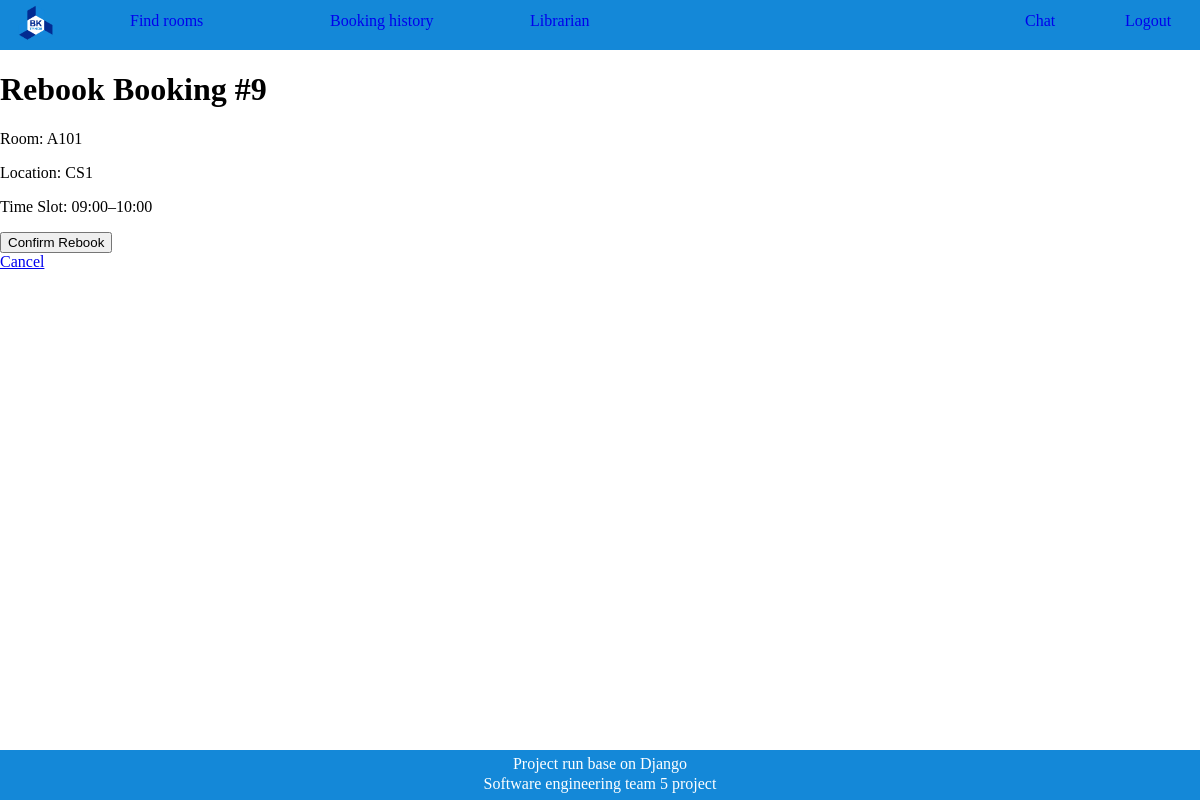
The page /book/rebook/9/ (signed in) on the database its author committed.
### librarianAdmin/models.py (models this page shows, shortened)
class BookingHistory(models.Model):
    roomID = models.CharField(max_length=10)
    location = models.CharField(max_length=10, default='LTK')  # LTK or other location
    slug = models.SlugField(
        verbose_name="Friendly URL",
        help_text="URL-friendly version of the booking info.",
        unique=True,
        blank=True  # allow it to be blank until auto-generated
    )
    date = models.DateTimeField(auto_now_add=True)
    date_booking = models.DateTimeField(default = '2025-01-01')
    person = models.ManyToManyField(Users, related_name='book')
    TIME_SLOT_CHOICES = [
        ('08:00–09:00', '08:00–09:00'),
        ('09:00–10:00', '09:00–10:00'),
        ('10:00–11:00', '10:00–11:00'),
        ('11:00–12:00', '11:00–12:00'),
        ('12:00–13:00', '12:00–13:00'),
        ('13:00–14:00', '13:00–14:00'),
        ('14:00–15:00', '14:00–15:00'),
        ('15:00–16:00', '15:00–16:00'),
        ('16:00–17:00', '16:00–17:00'),
        ('17:00–18:00', '17:00–18:00'),
        ('18:00–19:00', '18:00–19:00'),
    ]
    time_slot = models.CharField(max_length=20, choices=TIME_SLOT_CHOICES,default='08:00–09:00')
    is_cancelled = models.BooleanField(default=False)

### librarianAdmin/views.py (the view, shortened to what this page needs)
# urls.py: path('rebook/<int:booking_id>/', views.rebook, name='rebook'),
@login_required
def rebook(request, booking_id):
    booking = get_object_or_404(BookingHistory, id=booking_id)
    return render(request, 'booking/rebook.html', {'booking': booking})

### templates/booking/rebook.html (shortened to what this page needs)
{% extends 'general_main.html' %}
{% block content %}
<!DOCTYPE html>
<html lang="en">
<head>
</head>
<body>
  <h1>Rebook Booking #{{ booking.id }}</h1>
  <p>Room: {{ booking.roomID }}</p>
  <p>Location: {{ booking.location }}</p>
  <p>Time Slot: {{ booking.time_slot }}</p>
  <form method="post">
    <button type="submit">Confirm Rebook</button>
  </form>
  <a href="{% url 'librarianAdmin:booking_history' %}">Cancel</a>
</body>
</html>
{% endblock %}

### rows shown on the page
BookingHistory: id "9", roomID "A101", location "CS1", time_slot "09:00–10:00"
